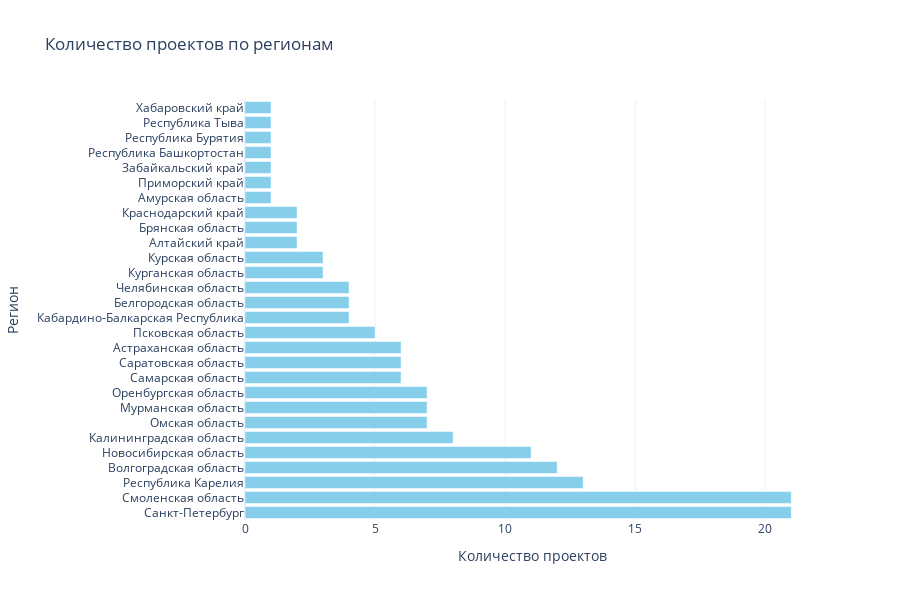

The notebook cell saved with this chart:
### Code cell
import pandas as pd
import mysql.connector
import plotly.express as px

# Подключение к базе данных
db_config = {
    'host': 'localhost',
    'database': 'projectsdb',
    'user': 'root',
    'password': 'NewStrongPassword'
}

# Файл SQL-запроса
query_file = "../sql_queries/1_region_ranking.sql"

# Функция выполнения SQL-запроса
def execute_query(query_file):
    with open(query_file, 'r', encoding='utf-8') as file:
        query = file.read()

    conn = mysql.connector.connect(**db_config)
    df = pd.read_sql(query, conn)
    conn.close()
    
    return df

# 🟢 Выполнение запроса
df = execute_query(query_file)

# 📊 Визуализация с помощью plotly (горизонтальная гистограмма)
fig = px.bar(df, 
             x='Количество_проектов', 
             y='Регион', 
             title='Количество проектов по регионам',
             color='Количество_проектов', 
             color_continuous_scale='Blues',  # Цветовая шкала для всего графика (будет один цвет)
             range_color=[df['Количество_проектов'].min(), df['Количество_проектов'].max()], # Настроим диапазон
             orientation='h',  # Горизонтальная гистограмма
             labels={'Количество_проектов': 'Количество проектов', 'Регион': 'Регион'},
             template='plotly_white')  # Используем светлый фон для лучшей видимости

# Обновим макет для удобства
fig.update_traces(marker_color='skyblue')  # Один четкий голубой цвет для всех столбцов
fig.update_layout(
    height=600,  # Высота графика
    xaxis_title='Количество проектов',  # Подпись для оси X
    yaxis_title='Регион',  # Подпись для оси Y
    xaxis=dict(tickformat=',d'),  # Форматирование чисел
    showlegend=False  # Убираем легенду
)

fig.show()

### Figure 1 — Plotly figure (JSON) as saved in the notebook; plotly's stock layout.template omitted (floating-point values rounded to 4 significant figures)
{"data": [{"hovertemplate": "Количество проектов=%{marker.color}<br>Регион=%{y}<extra></extra>", "legendgroup": "", "marker": {"color": "skyblue", "coloraxis": "coloraxis", "pattern": {"shape": ""}}, "name": "", "orientation": "h", "showlegend": false, "textposition": "auto", "type": "bar", "x": [21, 21, 13, 12, 11, 8, 7, 7, 7, 6, 6, 6, 5, 4, 4, 4, 3, 3, 2, 2, 2, 1, 1, 1, 1, 1, 1, 1], "xaxis": "x", "y": ["Санкт-Петербург", "Смоленская область", "Республика Карелия", "Волгоградская область", "Новосибирская область", "Калининградская область", "Омская область", "Мурманская область", "Оренбургская область", "Самарская область", "Саратовская область", "Астраханская область", "Псковская область", "Кабардино-Балкарская Республика", "Белгородская область", "Челябинская область", "Курганская область", "Курская область", "Алтайский край", "Брянская область", "Краснодарский край", "Амурская область", "Приморский край", "Забайкальский край", "Республика Башкортостан", "Республика Бурятия", "Республика Тыва", "Хабаровский край"], "yaxis": "y"}], "layout": {"barmode": "relative", "coloraxis": {"cmax": 21, "cmin": 1, "colorbar": {"title": {"text": "Количество проектов"}}, "colorscale": [[0, "rgb(247,251,255)"], [0.125, "rgb(222,235,247)"], [0.25, "rgb(198,219,239)"], [0.375, "rgb(158,202,225)"], [0.5, "rgb(107,174,214)"], [0.625, "rgb(66,146,198)"], [0.75, "rgb(33,113,181)"], [0.875, "rgb(8,81,156)"], [1, "rgb(8,48,107)"]]}, "height": 600, "legend": {"tracegroupgap": 0}, "showlegend": false, "title": {"text": "Количество проектов по регионам"}, "xaxis": {"anchor": "y", "domain": [0, 1], "tickformat": ",d", "title": {"text": "Количество проектов"}}, "yaxis": {"anchor": "x", "domain": [0, 1], "title": {"text": "Регион"}}}}
